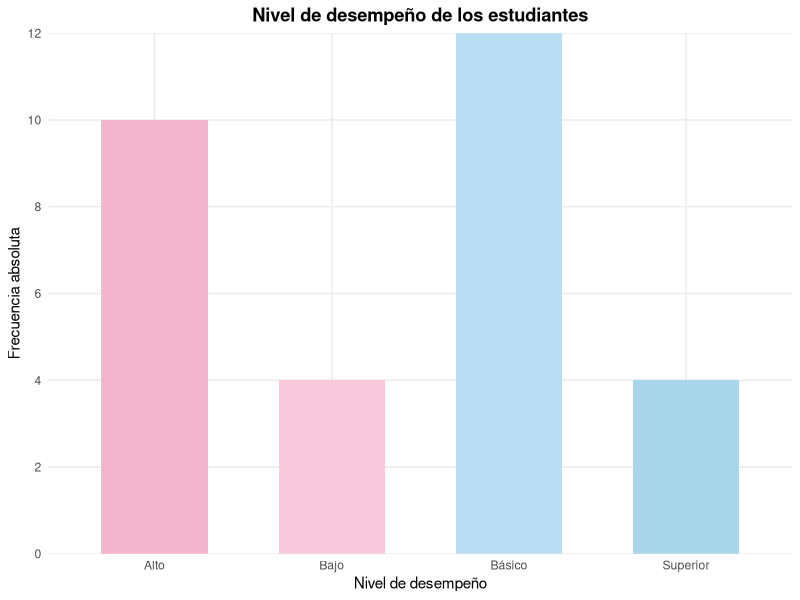
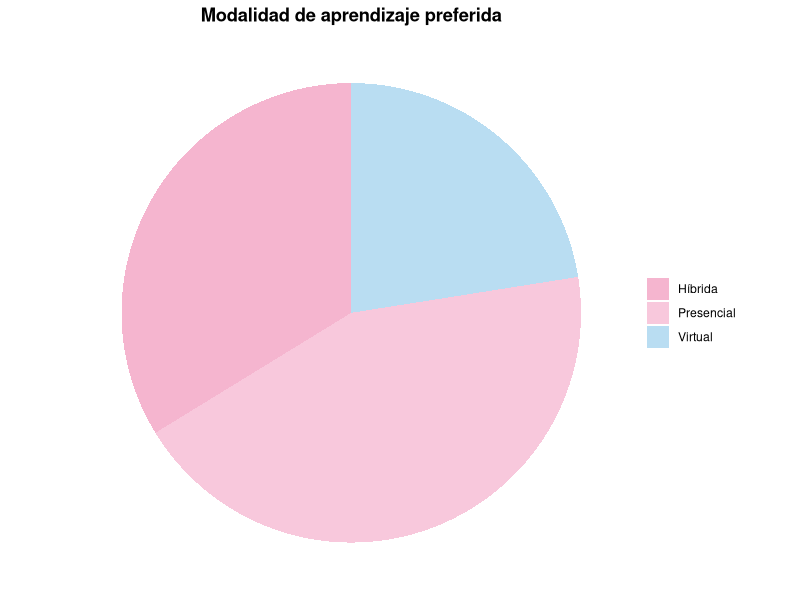
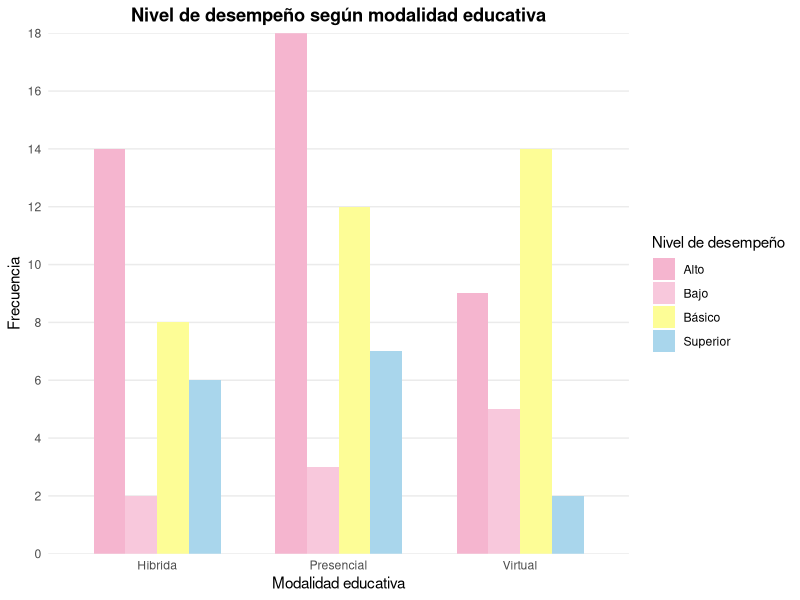

These figures' R source, in order:
## ---- chunk 1
# |message: false
# |warning: false
ipak <- function(pkg){

  options(repos = c(CRAN="https://cloud.r-project.org"))

  new.pkg <- pkg[!(pkg %in% rownames(installed.packages()))]

  if(length(new.pkg)) install.packages(new.pkg, dependencies = TRUE)

  invisible(lapply(pkg, function(p)
    suppressPackageStartupMessages(library(p, character.only = TRUE))
  ))
}

packages <- c("tidyverse","kableExtra","psych","readxl")

ipak(packages)
## ---- chunk 2
desempeno <- data.frame(
  Nivel = c("Bajo", "Básico", "Alto", "Superior"),
  Frecuencia = c(4, 12, 10, 4)
)

ggplot(desempeno, aes(x = Nivel, y = Frecuencia, fill = Nivel)) +
  geom_col(width = 0.6) +
  scale_fill_manual(values = c(
    "Bajo" = "#F8C8DC",
    "Básico" = "#B9DDF2",
    "Alto" = "#F5B5CF",
    "Superior" = "#A9D6EC"
  )) +
  scale_y_continuous(
    breaks = seq(0, 12, by = 2),
    limits = c(0, 12),
    expand = c(0, 0)
  ) +
  labs(
    title = "Nivel de desempeño de los estudiantes",
    x = "Nivel de desempeño",
    y = "Frecuencia absoluta"
  ) +
  theme_minimal() +
  theme(
    legend.position = "none",
    plot.title = element_text(hjust = 0.5, face = "bold"),
    panel.grid.minor = element_blank()
  )
## ---- chunk 3
modalidad <- data.frame(
  Modalidad = c("Presencial", "Virtual", "Híbrida"),
  Frecuencia = c(35, 18, 27)
)

ggplot(modalidad, aes(x = "", y = Frecuencia, fill = Modalidad)) +
  geom_col(width = 1) +
  coord_polar(theta = "y") +
  scale_fill_manual(values = c(
    "Presencial" = "#F8C8DC",
    "Virtual" = "#B9DDF2",
    "Híbrida" = "#F5B5CF"
  )) +
  labs(
    title = "Modalidad de aprendizaje preferida"
  ) +
  theme_void() +
  theme(
    plot.title = element_text(hjust = 0.5, face = "bold"),
    legend.title = element_blank()
  )
## ---- chunk 4
datos_modalidad <- data.frame(
  Modalidad = rep(c("Presencial", "Virtual", "Híbrida"), each = 4),
  Desempeno = rep(c("Bajo", "Básico", "Alto", "Superior"), 3),
  Frecuencia = c(
    3, 12, 18, 7,
    5, 14, 9, 2,
    2, 8, 14, 6
  )
)

ggplot(datos_modalidad, aes(
  x = Modalidad,
  y = Frecuencia,
  fill = Desempeno
)) +
  geom_col(position = "dodge", width = 0.7) +
  scale_fill_manual(values = c(
    "Bajo" = "#F8C8DC",
    "Básico" = "#fdfd96",
    "Alto" = "#F5B5CF",
    "Superior" = "#A9D6EC"
  )) +
  scale_y_continuous(
    breaks = seq(0, 18, by = 2),
    limits = c(0, 18),
    expand = c(0, 0)
  ) +
  labs(
    title = "Nivel de desempeño según modalidad educativa",
    x = "Modalidad educativa",
    y = "Frecuencia",
    fill = "Nivel de desempeño"
  ) +
  theme_minimal() +
  theme(
    plot.title = element_text(hjust = 0.5, face = "bold"),
    panel.grid.minor = element_blank(),
    panel.grid.major.x = element_blank()
  )
